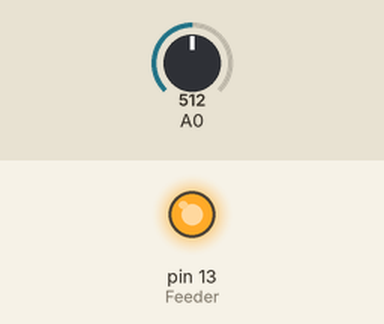
This sketch was run on a simulated Arduino Uno, built with avr-gcc and run on an emulated ATmega328P. Shown: output pins drawn as LEDs (lit = HIGH). The test bench sets the inputs (shaded band); at power-on: A0 = 512.

Above: at 0.9 s.
1.3 s: A0 set to 26
4.3 s: A0 set to 22
At 4.9 s:
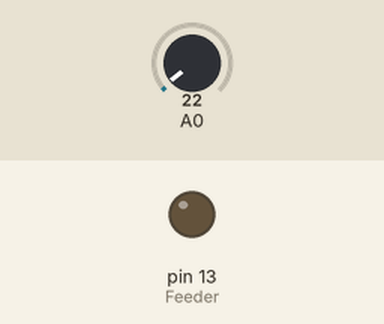
5.8 s: A0 set to 122
At 6.3 s:
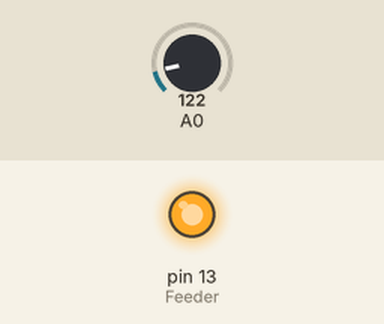
8.8 s: A0 set to 15
At 9.5 s:
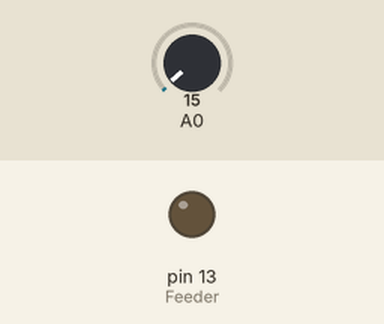
Timing chart, 0 to 11.3 s (numbered marks = the images above; inputs shaded):
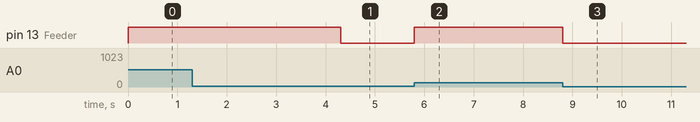

The sketch:

AudioCommunication.ino
```cpp
// (licence header left out)
int val = 0;
byte Feeder = 13;

void setup() {
    // Serial.begin(9800);
    pinMode(Feeder, OUTPUT);
}

void loop() {
    val=analogRead(0);
    // Serial.println(val);

    if(val >= 25){
        digitalWrite(Feeder,HIGH);
        delay(100);
        digitalWrite (Feeder,LOW);
    }
}

/*
MIT License

Copyright (c) 2018 Yuto Mizutani

Permission is hereby granted, free of charge, to any person obtaining a copy
of this software and associated documentation files (the "Software"), to deal
in the Software without restriction, including without limitation the rights
to use, copy, modify, merge, publish, distribute, sublicense, and/or sell
copies of the Software, and to permit persons to whom the Software is
furnished to do so, subject to the following conditions:

The above copyright notice and this permission notice shall be included in all
copies or substantial portions of the Software.

THE SOFTWARE IS PROVIDED "AS IS", WITHOUT WARRANTY OF ANY KIND, EXPRESS OR
IMPLIED, INCLUDING BUT NOT LIMITED TO THE WARRANTIES OF MERCHANTABILITY,
FITNESS FOR A PARTICULAR PURPOSE AND NONINFRINGEMENT. IN NO EVENT SHALL THE
AUTHORS OR COPYRIGHT HOLDERS BE LIABLE FOR ANY CLAIM, DAMAGES OR OTHER
LIABILITY, WHETHER IN AN ACTION OF CONTRACT, TORT OR OTHERWISE, ARISING FROM,
OUT OF OR IN CONNECTION WITH THE SOFTWARE OR THE USE OR OTHER DEALINGS IN THE
SOFTWARE.
*/
```

Measured:
- the behaviour switches between 25 and 24 on A0 (found by bisection; images 0 and 1)
- after the input at 4.3 s, pin 13 (Feeder): HIGH → LOW at once
- after the input at 5.8 s, pin 13 (Feeder): LOW → HIGH at once
- after the input at 8.8 s, pin 13 (Feeder): HIGH → LOW at once
